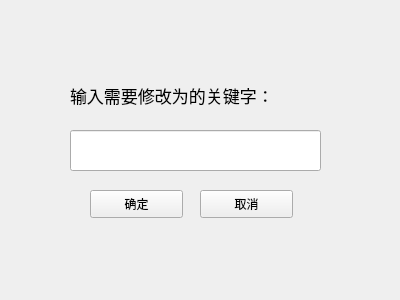
<?xml version="1.0" encoding="UTF-8"?>
<ui version="4.0">
 <class>xiugai_gjz</class>
 <widget class="QWidget" name="xiugai_gjz">
  <property name="geometry">
   <rect>
    <x>0</x>
    <y>0</y>
    <width>400</width>
    <height>300</height>
   </rect>
  </property>
  <property name="windowTitle">
   <string>Form</string>
  </property>
  <property name="windowIcon">
   <iconset>
    <normaloff>../picture/mylogo2.ico</normaloff>../picture/mylogo2.ico</iconset>
  </property>
  <widget class="QPushButton" name="pushButton">
   <property name="geometry">
    <rect>
     <x>90</x>
     <y>190</y>
     <width>93</width>
     <height>28</height>
    </rect>
   </property>
   <property name="text">
    <string>确定</string>
   </property>
  </widget>
  <widget class="QPushButton" name="pushButton_2">
   <property name="geometry">
    <rect>
     <x>200</x>
     <y>190</y>
     <width>93</width>
     <height>28</height>
    </rect>
   </property>
   <property name="text">
    <string>取消</string>
   </property>
  </widget>
  <widget class="QLabel" name="label">
   <property name="geometry">
    <rect>
     <x>70</x>
     <y>80</y>
     <width>261</width>
     <height>31</height>
    </rect>
   </property>
   <property name="font">
    <font>
     <pointsize>13</pointsize>
    </font>
   </property>
   <property name="text">
    <string>输入需要修改为的关键字：</string>
   </property>
  </widget>
  <widget class="QLineEdit" name="lineEdit">
   <property name="geometry">
    <rect>
     <x>70</x>
     <y>130</y>
     <width>251</width>
     <height>41</height>
    </rect>
   </property>
   <property name="font">
    <font>
     <pointsize>15</pointsize>
    </font>
   </property>
  </widget>
 </widget>
 <resources/>
 <connections/>
</ui>
